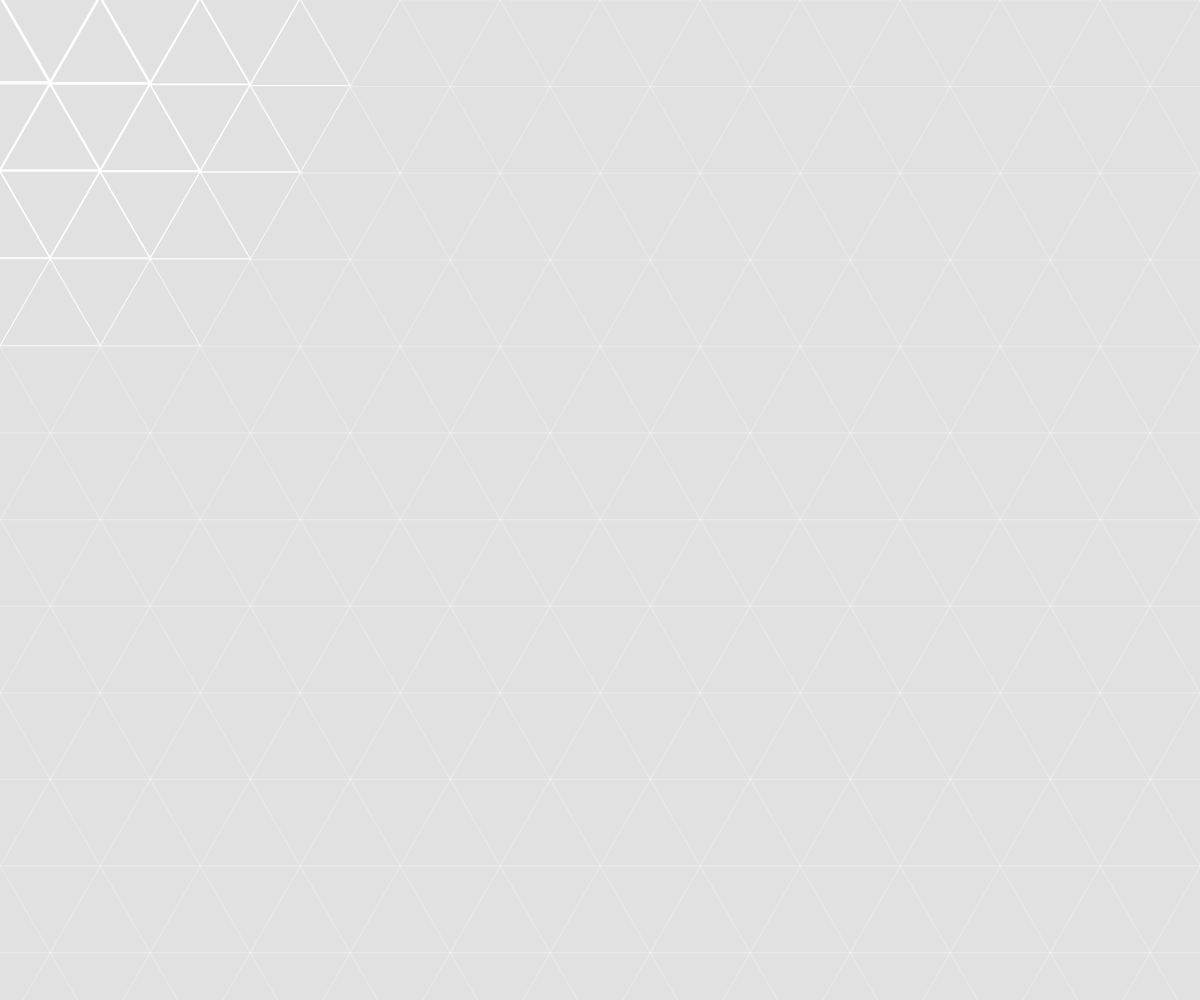
Frame 1 (no input)
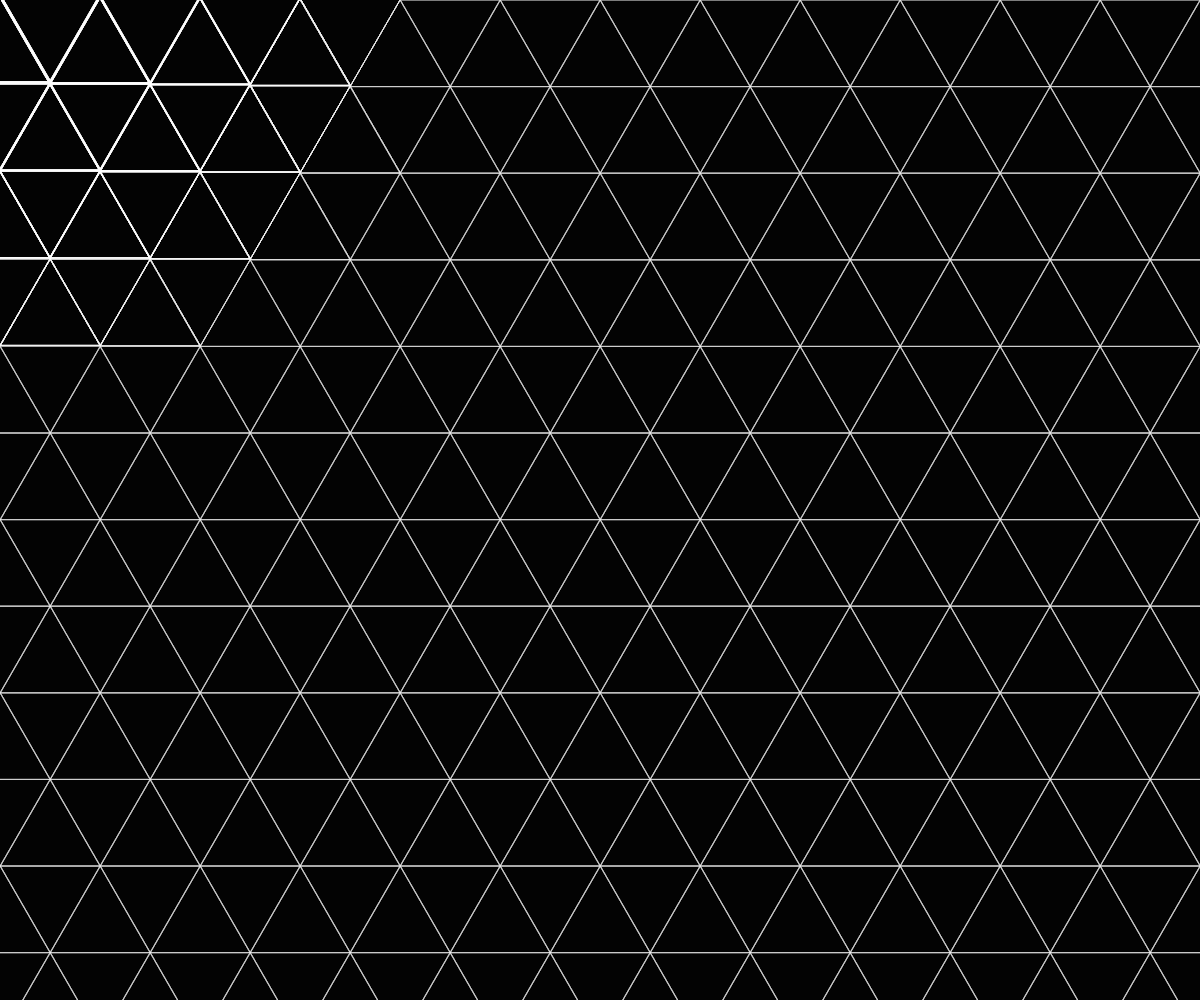
Frame 60 (no input)
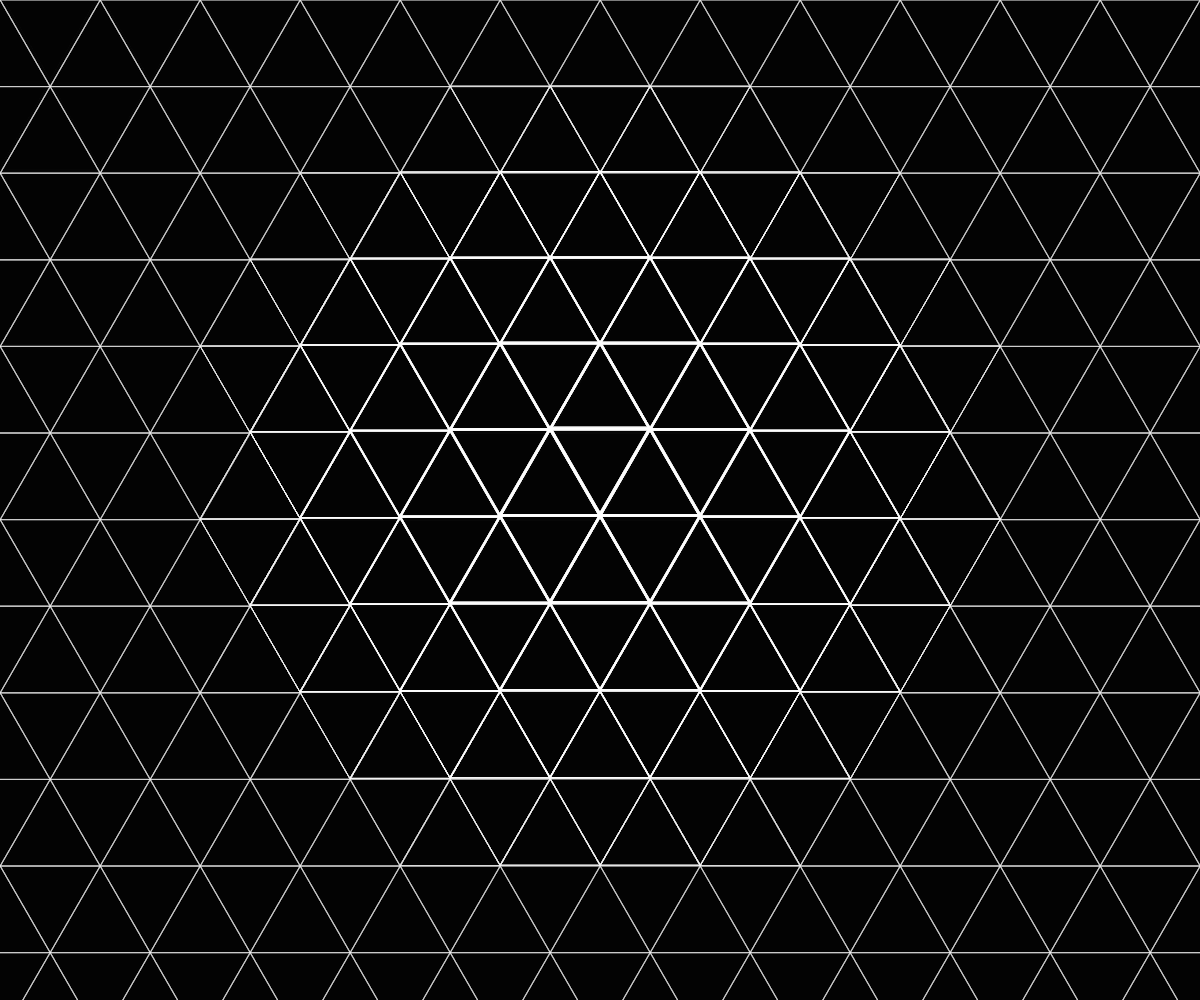
Frame 120 (the mouse pressed at the canvas centre since frame 60)

The p5.js sketch that drew these frames (run headless with seeded random() and noise() and a simulated clock; from frame 60 on, the mouse is pressed at the canvas centre):

// p5.js sketch
// ── sketch.js
function setup() {
  createCanvas(windowWidth, windowHeight);
}

function draw() {
  background(0,30);
  
  let size = 100;
  let h = size * Math.sqrt(3) / 2; // Höhe eines gleichseitigen Dreiecks
  
  // mehr Dreiecke horizontal und vertikal 
  let numCols = Math.ceil(windowWidth / size) + 20;
  let numRows = Math.ceil(windowHeight / h) + 20;

  for (let row = 0; row < numRows; row++) {
    for (let col = 0; col < numCols; col++) {
      let x = col * size / 2;
      let y = row * h;
      
      // Versetze jede zweite Reihe
      if (row % 1 === 1) {
        x += size / 1;
      }

      // Distanz zur Maus
      let centerX = x;
      let centerY = y + h / 1.5;
      let distance = dist(mouseX, mouseY, centerX, centerY);
      let radius = 400; // Radius des Leucht-Effekts
      
      
      let weight;
      let lift = 0; // Wie viel das Dreieck angehoben wird
      let alpha = 255; // Transparenz
      
      if (distance < radius) {
        weight = map(distance, 0, radius, 3.0, 0.2);
        lift = map(distance, 0, radius, 5, 0); // Max 5px Anhebung
        alpha = map(distance, 0, radius, 200, 255); // Leichte Transparenz
      } else {
        weight = 0.2;
      }
      
      stroke(255, alpha);
      strokeWeight(weight);
      noFill();

      if ((row + col) % 2 === 0) {
        // Dreieck nach oben
        triangle(
          x, y - lift,                    // obere Spitze
          x - size / 2, y + h - lift,     // linke Ecke
          x + size / 2, y + h - lift      // rechte Ecke
        );
      } else {
        // Dreieck nach unten
        triangle(
          x, y + h - lift,                // untere Spitze
          x - size / 2, y - lift,         // linke Ecke
          x + size / 2, y - lift          // rechte Ecke
        );
      }
    }
  }
}
